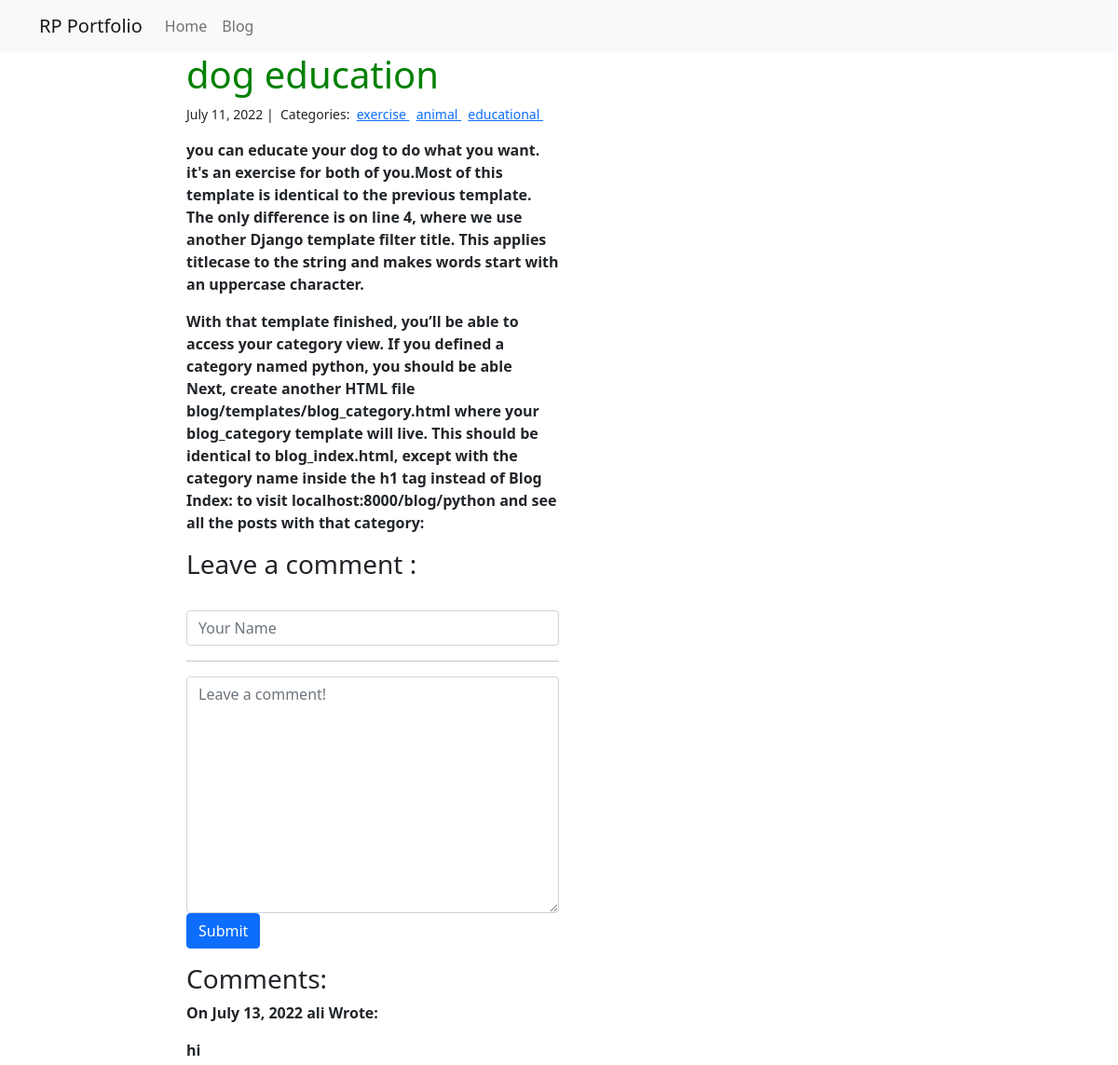
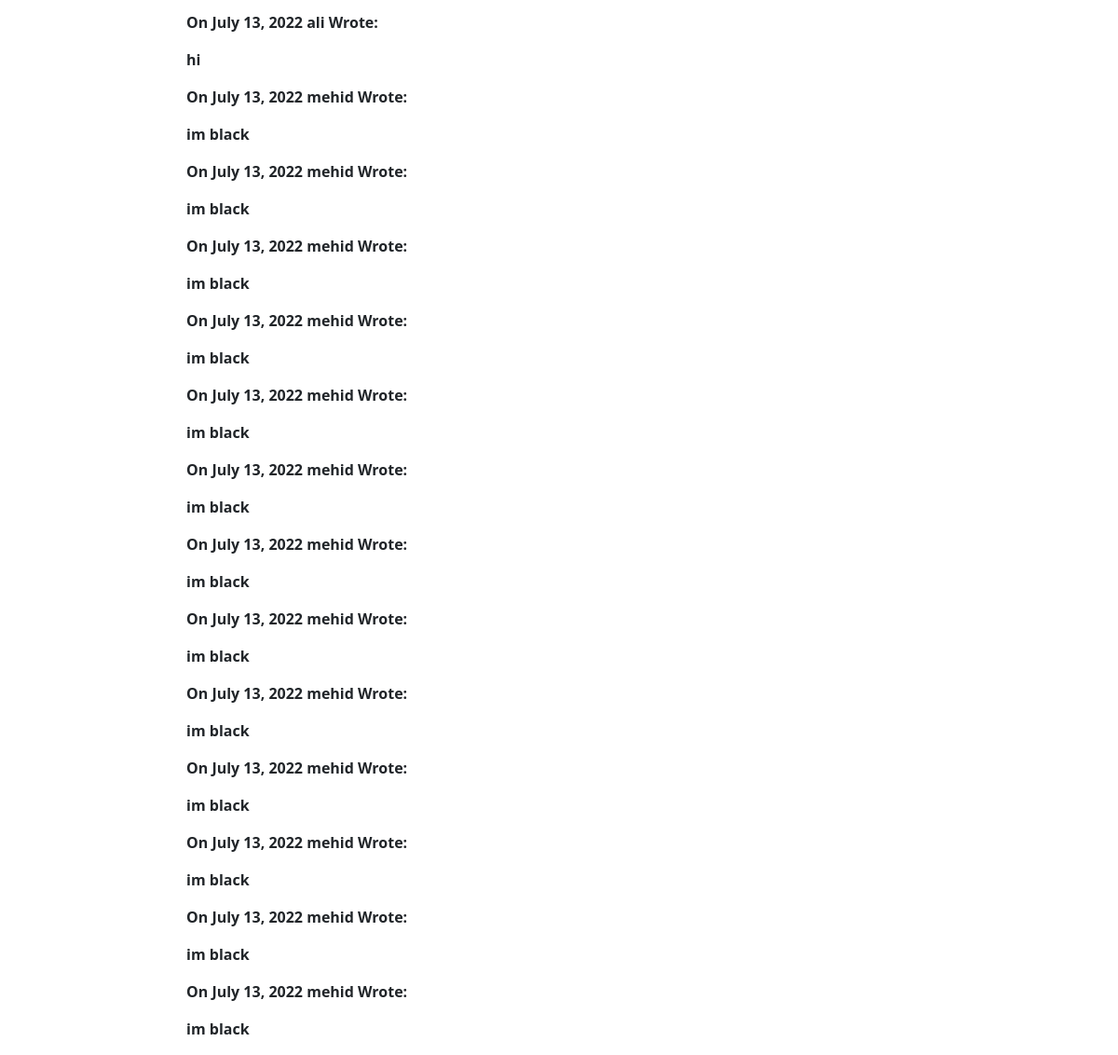
Page /blog/3/ on the committed database (2 pictures, top to bottom).
### blog/models.py (models this page shows, shortened)
class Post(models.Model):
    title = models.CharField(max_length=255)
    body = models.TextField()
    created_on = models.DateTimeField(auto_now_add=True)
    last_modified = models.DateTimeField(auto_now=True)
    categories = models.ManyToManyField('Category', related_name='posts')

class Category(models.Model):
    name = models.CharField(max_length=50)

class Comment(models.Model):
    author = models.CharField(max_length=50)
    body = models.TextField()
    created_on = models.DateTimeField(auto_now_add=True)
    post = models.ForeignKey('Post', on_delete=models.CASCADE)

### blog/views.py (the view, shortened to what this page needs)
# urls.py: path("<int:pk>/", views.blog_detail, name='detail'),
def blog_detail(request, pk):
    post = Post.objects.get(pk = pk)
    form = CommentForm()
    comments = Comment.objects.filter(post = post)
    context = {
        'post': post,
        "comments": comments,
        "form":form
    }
    return render(request, "blog/blog_detail.html", context)

### blog/forms.py
class CommentForm(forms.Form):
    author = forms.CharField(max_length=50,
                             widget=forms.TextInput(attrs={
                                "class": "form-control",
                                "placeholder": "Your Name"
                             })
                             )
    body = forms.CharField(widget = forms.Textarea(
        attrs={
            "class": "form-control",
            "placeholder": "Leave a comment!"
        })
        )

### blog/templates/blog/blog_detail.html (shortened to what this page needs)
{% extends "portfolio/base.html" %}
{% block page_content %}
<div class="col-md-4 offset-md-2">
    <h1>{{ post.title }}</h1>
    <small>
        {{ post.created_on.date }} |&nbsp;
        Categories:&nbsp;
        {% for category in post.categories.all %}
            <a href="{% url 'blog:category' category.name %}">
                {{ category.name }}
            </a>&nbsp;
        {% endfor %}
    </small>
    <p>{{ post.body | linebreaks }}</p>
    <h3>Leave a comment : </h3>
    <br>
    <form action="/blog/{{ post.pk }}/" method="post">
        <div class="form-group">
            {{ form.author }}
        </div>
        <hr>
        <div class="form-group">
            {{ form.body }}
        </div>
        <button type="submit" class="btn btn-primary">
            Submit
        </button>
    </form>
        <h3>Comments:</h3>
        {% for comment in comments %}
        <p>
            On {{comment.created_on.date}}
            <b>{{ comment.author }} </b> Wrote:
        </p>
        <p>{{ comment.body }}</p>
        {% endfor %}
</div>
{% endblock %}

### portfolio/static/portfolio/css/style.css (style rules this page uses)
h1 { color: green; }
p { font-weight: bold; }

### rows in the picture
Post: title "dog education", created_on "July 11, 2022", body "you can educate your dog to do what you want. it's an exercise for both of you.Most of this template is identical to the previous template. The only difference is on line 4, where we use another Django template filter title. This applies titlecase to the string and makes words start with an uppercase character. With that template finished, you’ll be able to access your category view. If you defined a category named python, you should be able Next, create another HTML file blog/templates/blog_category.html where your blog_category template will live. This should be identical to blog_index.html, except with the category name inside the h1 tag instead of Blog Index: to visit…"
Category: name "exercise"
Category: name "animal"
Category: name "educational"
Comment: created_on "July 13, 2022", author "ali", body "hi"
Comment: created_on "July 13, 2022", author "ali", body "hi"
Comment: created_on "July 13, 2022", author "mehid", body "im black"
Comment: created_on "July 13, 2022", author "mehid", body "im black"
Comment: created_on "July 13, 2022", author "mehid", body "im black"
Comment: created_on "July 13, 2022", author "mehid", body "im black"
Comment: created_on "July 13, 2022", author "mehid", body "im black"
Comment: created_on "July 13, 2022", author "mehid", body "im black"
Comment: created_on "July 13, 2022", author "mehid", body "im black"
Comment: created_on "July 13, 2022", author "mehid", body "im black"
Comment: created_on "July 13, 2022", author "mehid", body "im black"
Comment: created_on "July 13, 2022", author "mehid", body "im black"
Comment: created_on "July 13, 2022", author "mehid", body "im black"
Comment: created_on "July 13, 2022", author "mehid", body "im black"
Comment: created_on "July 13, 2022", author "mehid", body "im black"
